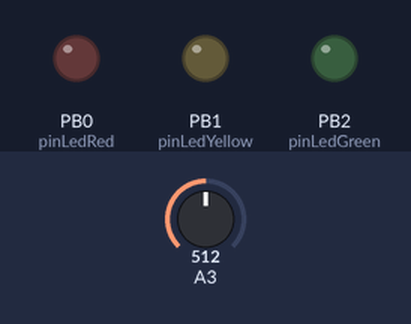
A sketch run on a simulated ATtiny85, built with avr-gcc and run on an emulated ATtiny85. On the bench: output pins drawn as LEDs (lit = HIGH). Inputs (shaded band) come from the test bench; at power-on: A3 = 512.

Above: at 1.2 s.
1.3 s: A3 set to 395
2.8 s: A3 set to 371
At 3.8 s:
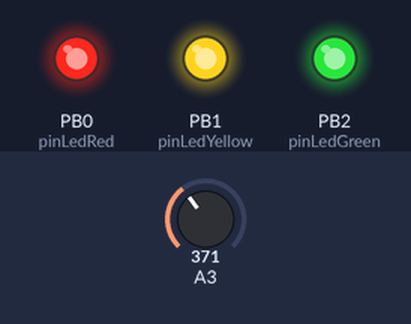
4.3 s: A3 set to 343
At 4.9 s:
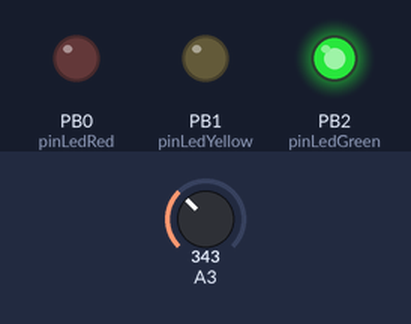
5.8 s: A3 set to 309
At 6.1 s:
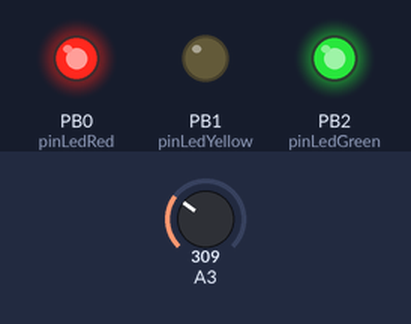
7.3 s: A3 set to 122
At 8.4 s:
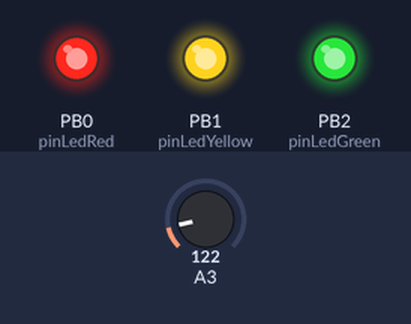
8.8 s: A3 set to 306
At 9.5 s:
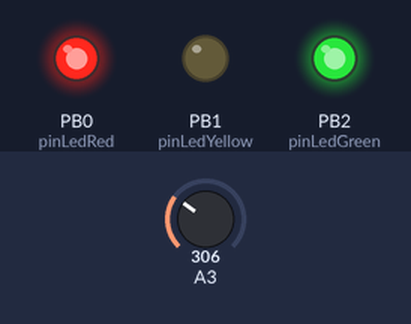
Timing chart, 0 to 11.3 s (numbered marks = the images above; inputs shaded):
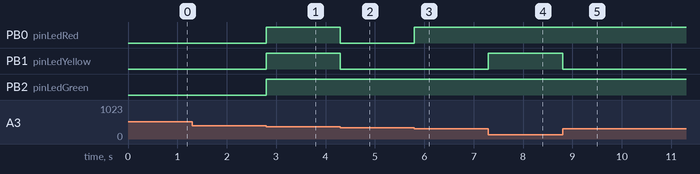

The sketch:

led_coaster_hobbyist_attiny45_1mghz_ino.ino
```cpp
//#include <NewSoftSerial.h>

int pinLedRed = 0;
int pinLedYellow = 1;
int pinLedGreen = 2;

int pinPressureSensor = 3;

int countPressureLevels = 8;
int colorPressureLevels[8][2] = {
{0,200},
{201,230},
{231,260},
{261,290},
{291,320},
{321,350},
{351,380},
{381, 1000}
};


int colorRGBValues[8][4] = {
{255,255,255,255},
{0, 255, 0, 255},
{255, 255,0,0},
{255, 0, 0, 0},
{255, 0, 255, 0},
{0,0,255,255},
{255,255,255,0},
{0,0,0, 255}
};

void setup() {
  //Serial.begin(9600);

  pinMode(pinPressureSensor, INPUT);

  pinMode(pinLedRed, OUTPUT);
  pinMode(pinLedGreen, OUTPUT);
  pinMode(pinLedYellow, OUTPUT);
}

void loop() {
  int pressureLevel = getPressureLevel();
 //Serial.println(pressureLevel);
  setColor(pressureLevel);
}

void setColor(int pressureLevel) {

  //int otherValue = colorRGBValues[pressureLevel][0];
  int redValue = colorRGBValues[pressureLevel][0];
  int yellowValue = colorRGBValues[pressureLevel][1];
  int greenValue = colorRGBValues[pressureLevel][2];


  //Serial.println(redValue + greenValue + yellowValue);
  //Serial.println(greenValue);
  //Serial.println(yellowValue);

  analogWrite(pinLedRed,redValue);
  analogWrite(pinLedGreen,greenValue);
  analogWrite(pinLedYellow,yellowValue);
}

int getPressureLevel() {
  int pressureLevel=0;

  int pressureSensorValue = analogRead(pinPressureSensor);

  for (int i=0; i<countPressureLevels; i++) {
    int minValue = colorPressureLevels[i][0];
    int maxValue = colorPressureLevels[i][1];
    if (pressureSensorValue>=minValue && pressureSensorValue<=maxValue) {
      pressureLevel=i;
      break;
    }
  }

  return pressureLevel;
}
```

Measured:
- the behaviour switches between 381 and 380 on A3 (found by bisection; images 0 and 1)
- the behaviour switches between 351 and 350 on A3 (found by bisection; images 1 and 2)
- the behaviour switches between 321 and 320 on A3 (found by bisection; images 2 and 3)
- after the input at 1.3 s, every drawn part: stays the same
- after the input at 2.8 s, PB0 (pinLedRed), PB1 (pinLedYellow), PB2 (pinLedGreen): LOW → HIGH at once
- after the input at 4.3 s, PB0 (pinLedRed), PB1 (pinLedYellow): HIGH → LOW at once
- after the input at 5.8 s, PB0 (pinLedRed): LOW → HIGH at once
- after the input at 7.3 s, PB1 (pinLedYellow): LOW → HIGH at once
- after the input at 8.8 s, PB1 (pinLedYellow): HIGH → LOW at once
